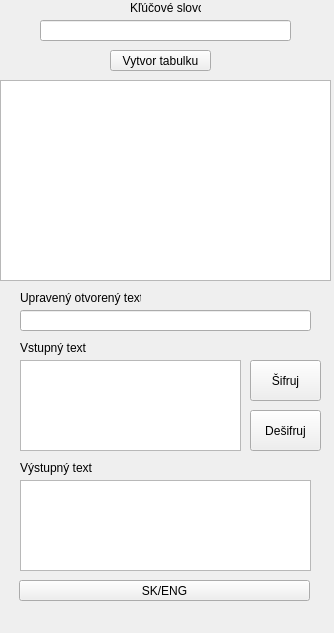
<?xml version="1.0" encoding="UTF-8"?>
<ui version="4.0">
 <class>MainWindow</class>
 <widget class="QMainWindow" name="MainWindow">
  <property name="geometry">
   <rect>
    <x>0</x>
    <y>0</y>
    <width>334</width>
    <height>633</height>
   </rect>
  </property>
  <property name="windowTitle">
   <string>MainWindow</string>
  </property>
  <widget class="QWidget" name="centralwidget">
   <widget class="QLabel" name="label">
    <property name="geometry">
     <rect>
      <x>130</x>
      <y>0</y>
      <width>71</width>
      <height>16</height>
     </rect>
    </property>
    <property name="text">
     <string>Kľúčové slovo</string>
    </property>
   </widget>
   <widget class="QLineEdit" name="keyWord">
    <property name="geometry">
     <rect>
      <x>40</x>
      <y>20</y>
      <width>251</width>
      <height>21</height>
     </rect>
    </property>
   </widget>
   <widget class="QPushButton" name="tableButton">
    <property name="geometry">
     <rect>
      <x>110</x>
      <y>50</y>
      <width>101</width>
      <height>21</height>
     </rect>
    </property>
    <property name="text">
     <string>Vytvor tabulku</string>
    </property>
   </widget>
   <widget class="QTableWidget" name="table">
    <property name="geometry">
     <rect>
      <x>0</x>
      <y>80</y>
      <width>331</width>
      <height>201</height>
     </rect>
    </property>
    <property name="autoFillBackground">
     <bool>true</bool>
    </property>
    <property name="sizeAdjustPolicy">
     <enum>QAbstractScrollArea::AdjustToContents</enum>
    </property>
    <property name="cornerButtonEnabled">
     <bool>true</bool>
    </property>
   </widget>
   <widget class="QLineEdit" name="openText">
    <property name="geometry">
     <rect>
      <x>20</x>
      <y>310</y>
      <width>291</width>
      <height>21</height>
     </rect>
    </property>
   </widget>
   <widget class="QTextEdit" name="input">
    <property name="geometry">
     <rect>
      <x>20</x>
      <y>360</y>
      <width>221</width>
      <height>91</height>
     </rect>
    </property>
   </widget>
   <widget class="QTextEdit" name="output">
    <property name="geometry">
     <rect>
      <x>20</x>
      <y>480</y>
      <width>291</width>
      <height>91</height>
     </rect>
    </property>
   </widget>
   <widget class="QLabel" name="label_2">
    <property name="geometry">
     <rect>
      <x>20</x>
      <y>290</y>
      <width>121</width>
      <height>16</height>
     </rect>
    </property>
    <property name="text">
     <string>Upravený otvorený text</string>
    </property>
   </widget>
   <widget class="QLabel" name="label_3">
    <property name="geometry">
     <rect>
      <x>20</x>
      <y>340</y>
      <width>121</width>
      <height>16</height>
     </rect>
    </property>
    <property name="text">
     <string>Vstupný text</string>
    </property>
   </widget>
   <widget class="QLabel" name="label_4">
    <property name="geometry">
     <rect>
      <x>20</x>
      <y>460</y>
      <width>121</width>
      <height>16</height>
     </rect>
    </property>
    <property name="text">
     <string>Výstupný text</string>
    </property>
   </widget>
   <widget class="QPushButton" name="cipherButton">
    <property name="geometry">
     <rect>
      <x>250</x>
      <y>360</y>
      <width>71</width>
      <height>41</height>
     </rect>
    </property>
    <property name="text">
     <string>Šifruj</string>
    </property>
   </widget>
   <widget class="QPushButton" name="decipherButton">
    <property name="geometry">
     <rect>
      <x>250</x>
      <y>410</y>
      <width>71</width>
      <height>41</height>
     </rect>
    </property>
    <property name="text">
     <string>Dešifruj</string>
    </property>
   </widget>
   <widget class="QPushButton" name="languageButton">
    <property name="geometry">
     <rect>
      <x>19</x>
      <y>580</y>
      <width>291</width>
      <height>21</height>
     </rect>
    </property>
    <property name="text">
     <string>SK/ENG</string>
    </property>
   </widget>
  </widget>
  <widget class="QMenuBar" name="menubar">
   <property name="geometry">
    <rect>
     <x>0</x>
     <y>0</y>
     <width>334</width>
     <height>21</height>
    </rect>
   </property>
  </widget>
 </widget>
 <resources/>
 <connections/>
</ui>
